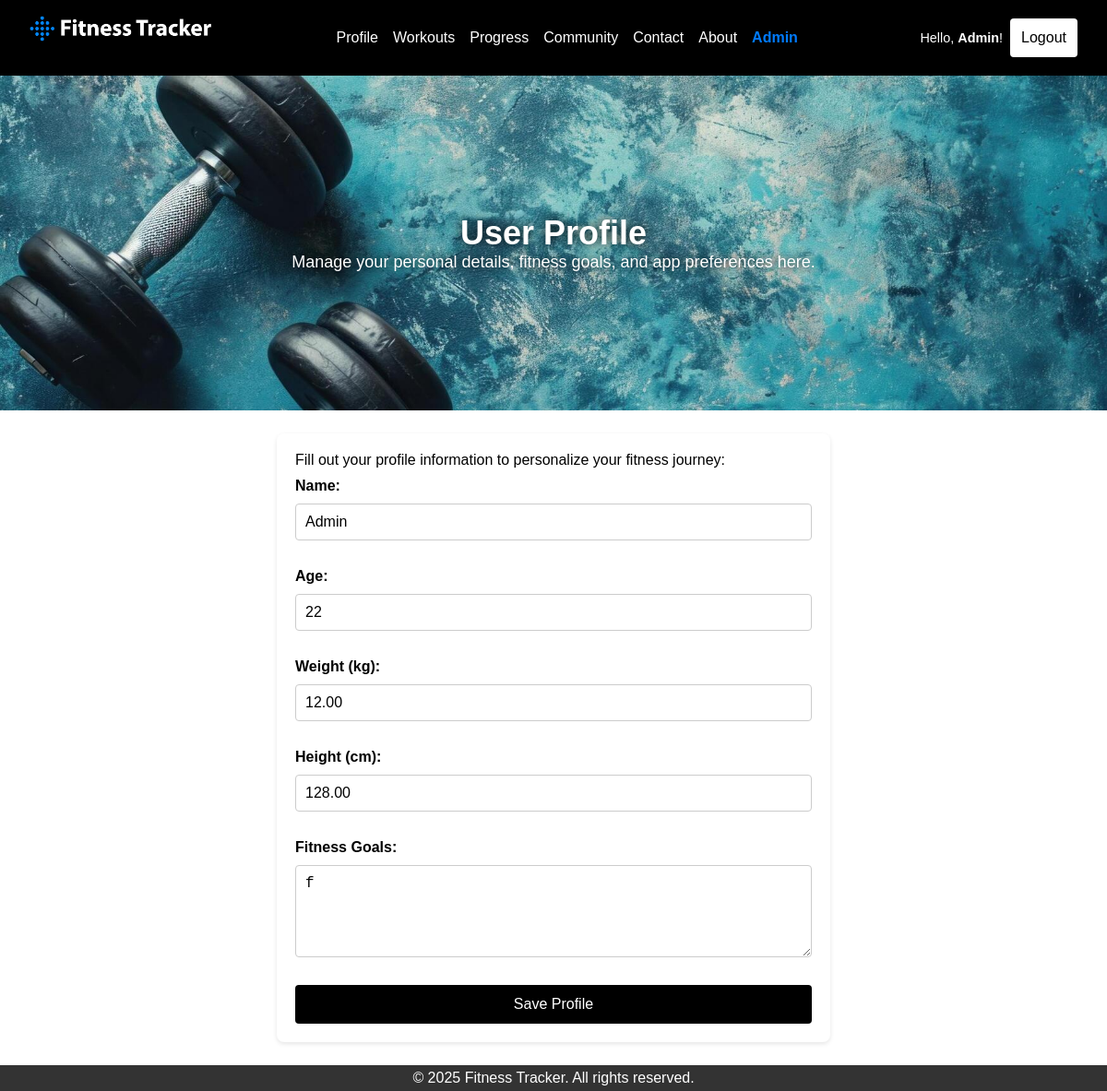
The app's page /profile.php (signed in) with its own data.
### tables this page shows
CREATE TABLE `site_settings` (
  `id` int(11) NOT NULL,
  `site_name` varchar(255) NOT NULL,
  `footer_text` varchar(255) NOT NULL,
  `about_text` text NOT NULL,
  `site_logo` varchar(255) DEFAULT NULL
);

CREATE TABLE `users` (
  `id` int(11) NOT NULL,
  `name` varchar(100) NOT NULL,
  `age` int(11) NOT NULL,
  `weight` decimal(5,2) NOT NULL,
  `height` decimal(5,2) NOT NULL,
  `fitness_goals` text NOT NULL,
  `email` varchar(255) NOT NULL,
  `password` varchar(255) NOT NULL,
  `date_registration` timestamp NOT NULL DEFAULT current_timestamp(),
  `role` enum('admin','user') DEFAULT 'user'
);

### profile.php (the view, shortened to what this page needs)
<?php
$servername = "localhost";
$username = "root";
$password = "";
$dbname = "fitness_app";
$conn = new mysqli($servername, $username, $password, $dbname);
$user_id = $_SESSION['user_id'];
$sql = "SELECT name, age, weight, height, fitness_goals FROM users WHERE id = ?";
$stmt = $conn->prepare($sql);
$stmt->bind_param("i", $user_id);
$stmt->execute();
$result = $stmt->get_result();
$user = $result->fetch_assoc();
?>
<!DOCTYPE html>
<html lang="en">
<head>
		<link rel="stylesheet" href="assets/css/reset.css">
		<link rel="stylesheet" href="assets/css/style.css">
</head>
<body>
<?php include 'navbar.php'; ?>
  	    <div class="profile-background cover-bg">
        <h1>User Profile</h1>
		<p>Manage your personal details, fitness goals, and app preferences here.</p>
		</div>
  <section id="profile">
  <p>Fill out your profile information to personalize your fitness journey:</p>
        <form id="profile-form" method="POST">
            <div class="form-row">
                <label for="name">Name:</label>
                <input type="text" id="name" name="name" value="<?php echo htmlspecialchars($user['name']); ?>" placeholder="Enter your name" required>
            </div>
            <div class="form-row">
                <label for="age">Age:</label>
                <input type="number" id="age" name="age" value="<?php echo $user['age']; ?>" min="1" placeholder="Enter your age" required>
            </div>
            <div class="form-row">
                <label for="weight">Weight (kg):</label>
                <input type="number" id="weight" name="weight" value="<?php echo $user['weight']; ?>" min="1" placeholder="Enter your weight" required>
            </div>
            <div class="form-row">
                <label for="height">Height (cm):</label>
                <input type="number" id="height" name="height" value="<?php echo $user['height']; ?>" min="1" placeholder="Enter your height" required>
            </div>
            <div class="form-row">
                <label for="goals">Fitness Goals:</label>
                <textarea id="goals" name="goals" placeholder="Describe your fitness goals..." required><?php echo htmlspecialchars($user['fitness_goals']); ?></textarea>
            </div>
            <div class="form-row">
                <button type="submit">Save Profile</button>
            </div>
        </form>
</section>
<?php include 'footer.php'; ?>
</body>
</html>

### navbar.php (shortened to what this page needs)
<?php
$servername = "localhost";
$username = "root";
$password = "";
$dbname = "fitness_app";
$conn = new mysqli($servername, $username, $password, $dbname);
$settings_query = "SELECT site_name, footer_text, site_logo FROM site_settings WHERE id = 1";
$settings_result = $conn->query($settings_query);
$settings = $settings_result->fetch_assoc();
$footer_text = $settings['footer_text'] ?? "Default Footer Text";
$site_logo = $settings['site_logo'] ?? "Logo";
?>
<header>
<div class="logo"><a  href="index.php"><img class="logo-preview" src="/login/<?php echo $site_logo; ?>"/></a></div>
<nav class="nav-links">
    <a href="profile.php">Profile</a>
    <a href="workouts.php">Workouts</a>
    <a href="progress.php">Progress</a>
    <a href="community.php">Community</a>
    <a href="contact.php">Contact</a>
    <a href="about.php">About</a>
	<?php
if (!empty($_SESSION['user_id'])) {
    $user_id = $_SESSION['user_id'];
    $stmt = $conn->prepare("SELECT role FROM users WHERE id = ?");
    $stmt->bind_param("i", $user_id);
    $stmt->execute();
    $stmt->bind_result($role);
    if ($role === 'admin') {
        echo '<a href="/login/dashboard.php" style="color:#007bff; font-weight:bold;">Admin</a>';
    }
}
?>
</nav>
<div class="auth-links">
    <?php if (isset($_SESSION['user_id'])): ?>
			<?php
			$name = $_SESSION['name'] ?? 'User';
			?>
        <span>Hello, <strong><?php echo htmlspecialchars($name); ?></strong>!</span>&nbsp;
        <form method="POST" action="login/logout.php" style="display: inline;">
            <button style="background-color: #ffffff;color: #000000;cursor: pointer;" type="submit">Logout</button>
        </form>
    <?php else: ?>
        <a href="/login/">Login</a>
        <a href="/login/register.php">Register</a>
    <?php endif; ?>
</div>
    </header>

### footer.php
<footer>
    <p><?php echo $footer_text; ?></p>
</footer>

### assets/css/style.css (style rules this page uses)
body { font-family: sans-serif; background-color: white; color: black; }
header { display: flex; justify-content: space-between; align-items: center; background: black; color: white; padding: 16px 32px; }
.logo { font-size: 24px; font-weight: bold; }
.logo a { text-decoration: none; color:white; }
.nav-links { display: flex; gap: 16px; }
.nav-links a { color: white; text-decoration: none; font-size: 16px; }
.cover-bg h1 { font-size: 36px; font-weight: bold; }
.cover-bg p { font-size: 18px; }
.cover-bg { color: white; padding: 150px; text-align: center; width: 100%; box-sizing: border-box; background-position: center !important; background-size: cover !important; text-shadow: 0 0 11px black; }
.profile-background { background: url("../../assets/img/profile.jpg"); }
section { margin-bottom: 12px; background: white; padding: 20px; border-radius: 8px; box-shadow: 0 2px 5px rgba(0, 0, 0, 0.1); }
footer { text-align: center; padding: 5px; background: #333; color: white; }
section { max-width: 600px; margin: 25px auto; padding: 20px; background: white; border-radius: 8px; box-shadow: 0 2px 5px rgba(0, 0, 0, 0.1); }
form { display: flex; flex-direction: column; gap: 20px; }
.form-row { display: flex; flex-direction: column; }
label { font-weight: bold; margin: 10px 0px 10px 0px; }
input,textarea { width: 100%; padding: 10px; border: 1px solid #ccc; border-radius: 4px; font-size: 16px; }
textarea { resize: vertical; min-height: 100px; margin:0px 0px 10px 0px; }
button { padding: 12px; background-color: black; color: white; border: none; border-radius: 4px; font-size: 16px; cursor: pointer; text-align: center; }
button { background-color: #000; color: #fff; cursor: pointer; }
.auth-links { gap: 15px; justify-content: flex-end; font-size: 0.9rem; }

### navbar.php (style rules this page uses)
.logo { text-align: center; margin-bottom: 20px; }
.logo-preview { max-width: 200px; height: auto; display: block; margin: 0 auto; }

### records on screen
site_settings: site_logo (picture), footer_text "© 2025 Fitness Tracker. All rights reserved."
users: name "Admin", age "22", weight "12.00", height "128.00", goals "f"

### other values on screen
$name "Admin"
